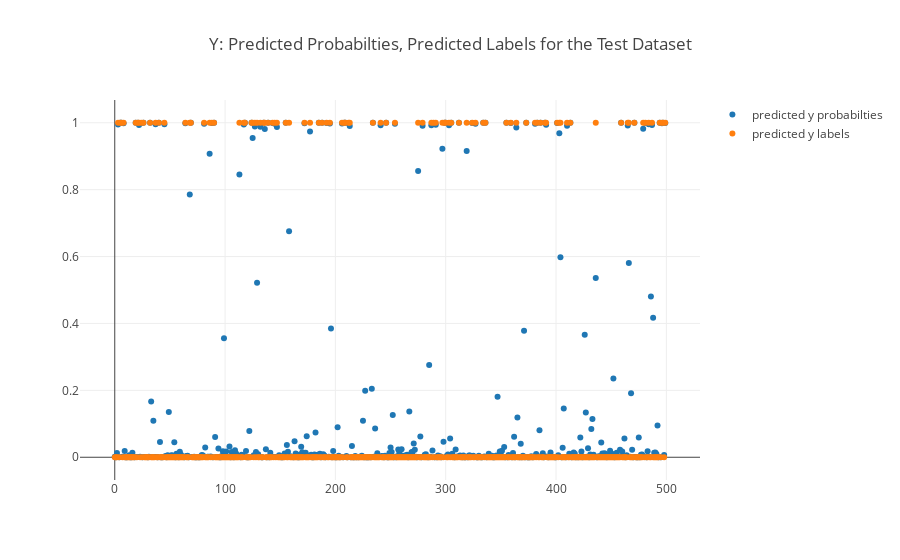

The notebook cell this image was saved under:
### Code cell
# Create a plot to show the predicted y probabilties for the real test set
num = 500

# predicted y probabilties
trace0 = go.Scatter(
    x = [x for x in range(num)],
    y = y_pred[:num].flatten(),
    mode = 'markers',
    name = 'predicted y probabilties'
)

# predicted y labels
trace1 = go.Scatter(
    x = [x for x in range(num)],
    y = y_pred_labels[:num].flatten(),
    mode = 'markers',
    name = 'predicted y labels'
)

data = [trace0, trace1]

title = 'Y: Predicted Probabilties, Predicted Labels for the Test Dataset'
fig = go.Figure(data=data, layout = {'title':title})

iplot(fig)
pio.write_image(fig, plt_filepath+title+'.png')

### Figure 1 — Plotly figure (JSON) as saved in the notebook; plotly's stock layout.template omitted (floating-point values rounded to 4 significant figures; data arrays with more than 128 entries replaced by an {"elided": "..."} marker saying what was removed)
{"data": [{"mode": "markers", "name": "predicted y probabilties", "type": "scatter", "uid": "bca6a359-634f-409a-81b3-988008b21c09", "x": {"elided": "500 int values"}, "y": {"elided": "500 float values"}}, {"mode": "markers", "name": "predicted y labels", "type": "scatter", "uid": "b9941f1c-53bf-4f96-a663-7abfd59555d9", "x": {"elided": "500 int values"}, "y": {"elided": "500 int values"}}], "layout": {"autosize": true, "title": {"text": "Y: Predicted Probabilties, Predicted Labels for the Test Dataset"}, "xaxis": {"autorange": true, "range": [-30.18, 529.2], "type": "linear"}, "yaxis": {"autorange": true, "range": [-0.07325, 1.073], "type": "linear"}}}
